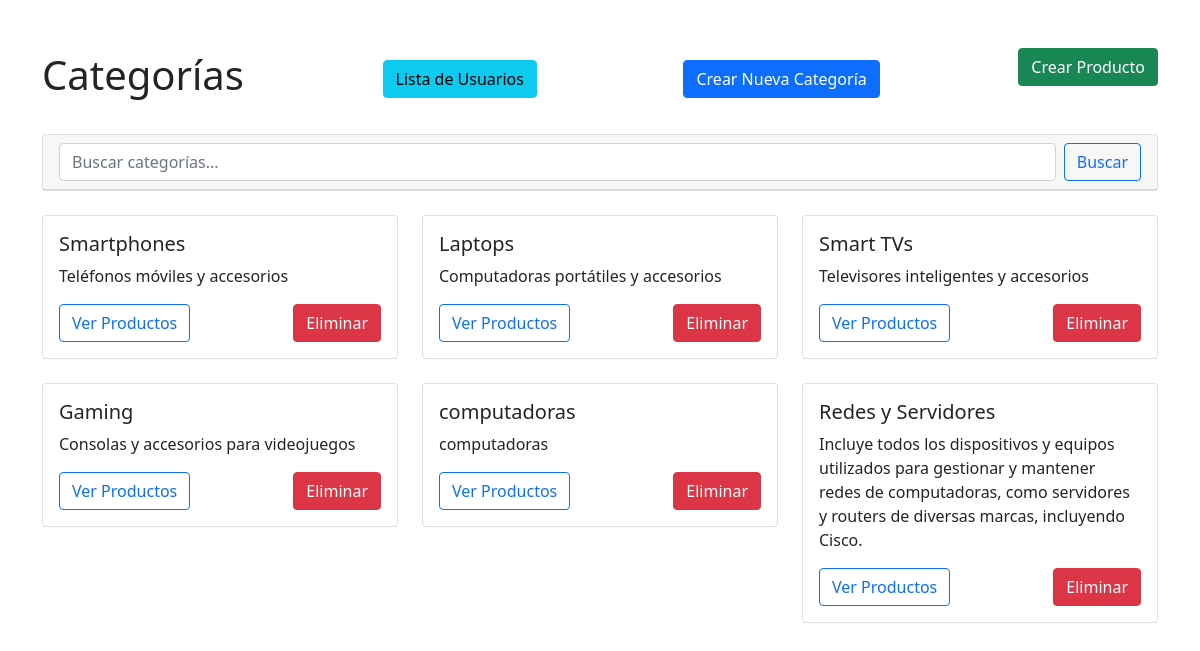
The page /categories on the database as committed earlier.
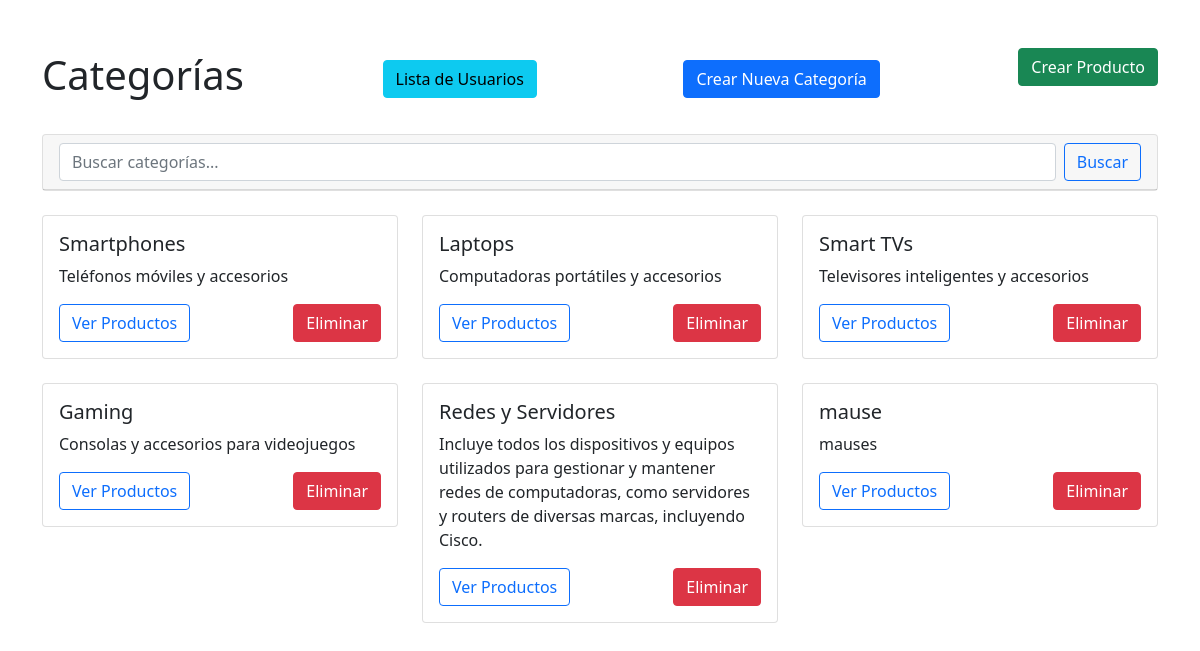
The same page on the database as committed later.
### tables this page shows
CREATE TABLE categories (
        id INTEGER PRIMARY KEY AUTOINCREMENT,
        name TEXT NOT NULL UNIQUE,
        description TEXT
    );

### routes/category_routes.py (the view)
@category_bp.route('/categories', methods=['GET'])
def list_categories():
    try:
        conn = get_db_connection()
        categories = conn.execute('SELECT * FROM categories').fetchall()
        return render_template('categories.html', categories=categories)
    except Exception as e:
        return jsonify({"error": f"Error obteniendo categorías: {str(e)}"}), 500
    finally:
        conn.close()

### models/database.py (called while the page is built)
def get_db_connection():
    conn = sqlite3.connect(DATABASE)
    conn.row_factory = sqlite3.Row
    return conn

### templates/categories.html (shortened to what this page needs)
<!DOCTYPE html>
<html lang="es">
<head>
    <link href="https://cdn.jsdelivr.net/npm/bootstrap@5.1.3/dist/css/bootstrap.min.css" rel="stylesheet">
</head>
<body>
    <div class="container mt-5">
        <div class="d-flex justify-content-between align-items-center mb-4">
            <h1>Categorías</h1>
            <a href="/users/list" class="btn btn-info me-2">Lista de Usuarios</a>
            <a href="/categories/create" class="btn btn-primary">Crear Nueva Categoría</a>
            <a href="/product/create" class="btn btn-success mb-4">Crear Producto</a>
        </div>
        <div class="card mb-4">
            <div class="card-header">
                <form class="d-flex" action="/categories/search" method="GET">
                    <input class="form-control me-2" type="search" placeholder="Buscar categorías..."
                           name="name" value="{{ search_term if search_term else '' }}">
                    <button class="btn btn-outline-primary" type="submit">Buscar</button>
                </form>
            </div>
        </div>
        <div class="row">
            {% if categories %}
                {% for category in categories %}
                <div class="col-md-4 mb-4">
                    <div class="card">
                        <div class="card-body">
                            <h5 class="card-title">{{ category.name }}</h5>
                            <p class="card-text">{{ category.description or 'Sin descripción' }}</p>
                            <div class="d-flex justify-content-between">
                                <a href="/products/{{ category.id }}" class="btn btn-outline-primary">
                                    Ver Productos
                                </a>
                                <form action="/categories/delete/{{ category.id }}" method="POST" onsubmit="return confirm('¿Estás seguro de que deseas eliminar esta categoría?');">
                                    <button type="submit" class="btn btn-danger">
                                        Eliminar
                                    </button>
                                </form>
                            </div>
                        </div>
                    </div>
                </div>
                {% endfor %}
            {% else %}
                <div class="col-12">
                    <div class="alert alert-info">
                        No se encontraron categorías{% if search_term %} para "{{ search_term }}"{% endif %}.
                    </div>
                </div>
            {% endif %}
        </div>
    </div>
</body>
</html>

Rows that differ between the two databases and show on the page:
removed categories: name "computadoras", description "computadoras"
added categories: name "mause", description "mauses"
